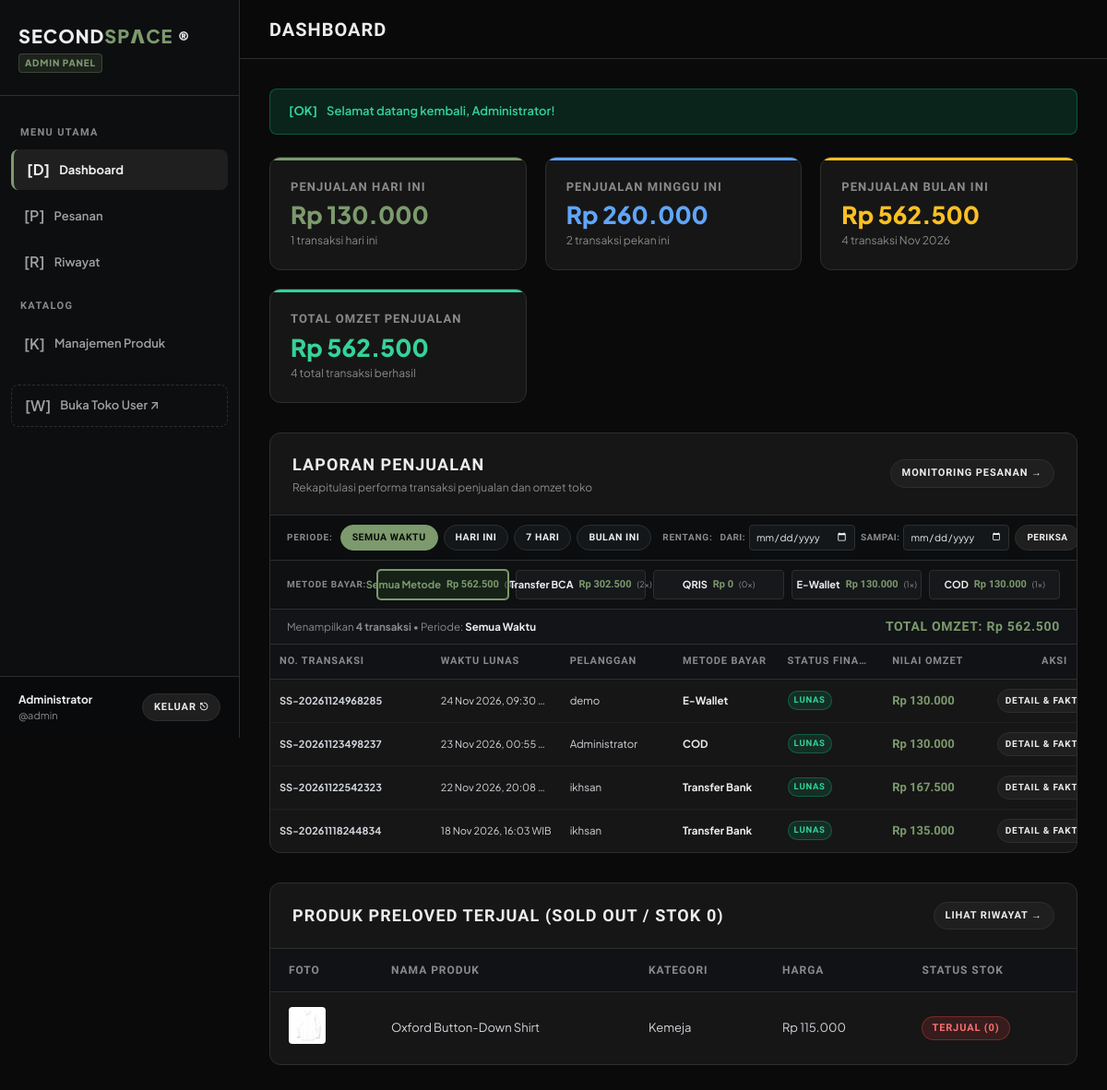
/admin/index.php (signed in), run on the app's committed database.
### tables this page shows
CREATE TABLE `orders` (
  `id` int(11) NOT NULL AUTO_INCREMENT,
  `user_id` int(11) NOT NULL,
  `order_code` varchar(50) DEFAULT NULL,
  `address_id` int(11) DEFAULT NULL,
  `subtotal` decimal(12,2) DEFAULT NULL,
  `shipping` decimal(12,2) DEFAULT NULL,
  `total` decimal(12,2) DEFAULT NULL,
  `payment_method` varchar(50) DEFAULT NULL,
  `proof_image` varchar(255) DEFAULT NULL,
  `payment_notes` text DEFAULT NULL,
  `payment_status` enum('Belum Bayar','Menunggu Pembayaran','Menunggu Konfirmasi','Menunggu Verifikasi','Dibayar','Terverifikasi','Ditolak','Selesai','Dibatalkan') NOT NULL DEFAULT 'Menunggu Pembayaran',
  `order_status` enum('Menunggu Pembayaran','Diproses','Dikirim','Selesai','Dibatalkan') NOT NULL DEFAULT 'Menunggu Pembayaran',
  `notes` text DEFAULT NULL,
  `shipping_courier` varchar(50) DEFAULT NULL,
  `tracking_number` varchar(100) DEFAULT NULL,
  `created_at` timestamp NULL DEFAULT current_timestamp(),
  PRIMARY KEY (`id`),
  KEY `idx_order_code` (`order_code`),
  KEY `idx_order_status` (`order_status`),
  KEY `idx_payment_status` (`payment_status`),
  KEY `idx_orders_created` (`created_at`),
  KEY `fk_orders_user` (`user_id`),
  CONSTRAINT `fk_orders_user` FOREIGN KEY (`user_id`) REFERENCES `users` (`id`) ON DELETE NO ACTION ON UPDATE CASCADE
);

CREATE TABLE `users` (
  `id` int(11) NOT NULL AUTO_INCREMENT,
  `name` varchar(100) NOT NULL,
  `username` varchar(50) NOT NULL,
  `password` varchar(255) NOT NULL,
  `role` varchar(20) DEFAULT 'user',
  `created_at` timestamp NULL DEFAULT current_timestamp(),
  PRIMARY KEY (`id`),
  UNIQUE KEY `username` (`username`)
);

CREATE TABLE `products` (
  `id` int(11) NOT NULL AUTO_INCREMENT,
  `name` varchar(255) NOT NULL,
  `category` varchar(50) NOT NULL,
  `brand` varchar(100) DEFAULT 'No Brand',
  `price` decimal(12,2) NOT NULL,
  `stock` int(11) NOT NULL DEFAULT 1,
  `condition` enum('Seperti Baru','Bagus','Ada Minus') NOT NULL DEFAULT 'Bagus',
  `image` varchar(255) DEFAULT NULL,
  `description` text DEFAULT NULL,
  `material` varchar(100) DEFAULT NULL,
  `size` varchar(50) DEFAULT NULL,
  `sku` varchar(50) DEFAULT NULL,
  `created_at` timestamp NULL DEFAULT current_timestamp(),
  PRIMARY KEY (`id`),
  UNIQUE KEY `sku` (`sku`),
  KEY `idx_product_category` (`category`)
);

### admin/index.php (the view, shortened to what the rows shown need)
<?php
require_once __DIR__ . '/../shared/koneksi.php';
require_once __DIR__ . '/../shared/fungsi.php';
$salesBaseCondition = "(o.payment_status IN ('Dibayar', 'Terverifikasi', 'Selesai') OR o.order_status = 'Selesai')";
$whereSales = [$salesBaseCondition];
$whereSalesSql = implode(" AND ", $whereSales);
$salesStmt = $conn->prepare("
    SELECT o.id, o.order_code, o.total, o.order_status, o.payment_status, o.payment_method, o.created_at, u.name as customer_name
    FROM orders o
    LEFT JOIN users u ON o.user_id = u.id
    WHERE {$whereSalesSql}
    ORDER BY o.id DESC
    LIMIT 50
");
$salesStmt->execute();
$salesRes = $salesStmt->get_result();
$salesOrders = [];
while ($so = $salesRes->fetch_assoc()) {
    $salesOrders[] = $so;
}
$qSold = $conn->query("
    SELECT id, sku, name, category, price, image
    FROM products
    WHERE stock <= 0
    ORDER BY id DESC
    LIMIT 5
");
$soldOutProducts = [];
if ($qSold) {
    while ($r = $qSold->fetch_assoc()) {
        $soldOutProducts[] = $r;
    }
}
?>
<!DOCTYPE html>
<html lang="id">
<head>
    <link rel="stylesheet" href="css/admin.css">
</head>
<body>
<div class="admin-wrapper">
    <main class="admin-main">
        <header class="admin-topbar">
            <h1 class="topbar-title">Dashboard</h1>
        </header>
        <div class="admin-content">
            <div class="table-card">
                <div class="table-header">
                    <div>
                        <h2 class="table-title">Laporan Penjualan</h2>
                    </div>
                </div>
                <div class="table-responsive" style="overflow-x: hidden;">
                    <table class="admin-table sales-report-table">
                        <thead>
                            <tr>
                                <th style="width: 20%;">No. Transaksi</th>
                                <th style="width: 16%;">Waktu Lunas</th>
                                <th style="width: 14%;">Pelanggan</th>
                                <th style="width: 13%;">Metode Bayar</th>
                                <th style="width: 13%;">Status Finansial</th>
                                <th style="width: 13%;">Nilai Omzet</th>
                                <th style="width: 11%; text-align: right;">Aksi</th>
                            </tr>
                        </thead>
                        <tbody>
                            <?php if (empty($salesOrders)): ?>
                                <tr>
                                    <td colspan="7" style="text-align: center; color: var(--mu); padding: 40px 20px;">
                                        <div style="font-size: 14px; font-weight: bold; margin-bottom: 8px; color: var(--accent);">[RINGKASAN]</div>
                                        <div style="font-weight: 700; color: var(--tx); font-size: 14px; margin-bottom: 4px;">Tidak Ada Transaksi Penjualan Terverifikasi</div>
                                        <div style="font-size: 13px; color: var(--mu); margin-bottom: 14px;">
                                            Tabel laporan penjualan ini khusus mencatat transaksi yang sudah dibayar/lunas. Pesanan yang belum bayar atau sedang diproses kurir dapat dipantau di halaman pesanan.
                                        </div>
                                        <a href="pesanan.php" class="btn btn-secondary btn-sm">Buka Halaman Monitoring Pesanan &rarr;</a>
                                    </td>
                                </tr>
                            <?php else: ?>
                                <?php foreach ($salesOrders as $so): ?>
                                    <tr>
                                        <td><strong style="font-size: 11px; word-break: break-all;"><?= htmlspecialchars($so['order_code']) ?></strong></td>
                                        <td><span style="font-size: 11px; white-space: nowrap;"><?= date('d M Y, H:i', strtotime($so['created_at'])) ?> WIB</span></td>
                                        <td><span style="font-size: 11.5px;"><?= htmlspecialchars($so['customer_name'] ?? 'Pelanggan') ?></span></td>
                                        <td>
                                            <span style="font-weight: 700; color: var(--tx); font-size: 11.5px;">
                                                <?= htmlspecialchars($so['payment_method'] ?? 'Transfer') ?>
                                            </span>
                                        </td>
                                        <td>
                                            <span class="badge-status status-success" style="font-size: 9.5px; padding: 2px 6px; font-weight: 800; white-space: nowrap;">
                                                LUNAS
                                            </span>
                                        </td>
                                        <td><strong style="color: var(--ac); font-size: 13px; font-family: var(--display-font);"><?= format_rupiah($so['total']) ?></strong></td>
                                        <td style="text-align: right;">
                                            <a href="detail_pesanan.php?id=<?= $so['id'] ?>" class="btn btn-secondary btn-sm" style="height: 26px; padding: 0 8px; font-size: 10px; line-height: 24px; white-space: nowrap;">Detail & Faktur</a>
                                        </td>
                                    </tr>
                                <?php endforeach; ?>
                            <?php endif; ?>
                        </tbody>
                    </table>
                </div>
            </div>
            <div class="table-card">
                <div class="table-header">
                    <h2 class="table-title">Produk Preloved Terjual (Sold Out / Stok 0)</h2>
                </div>
                <div class="table-responsive">
                    <table class="admin-table">
                        <thead>
                            <tr>
                                <th>Foto</th>
                                <th>Nama Produk</th>
                                <th>Kategori</th>
                                <th>Harga</th>
                                <th>Status Stok</th>
                            </tr>
                        </thead>
                        <tbody>
                            <?php if (empty($soldOutProducts)): ?>
                                <tr>
                                    <td colspan="5" style="text-align: center; color: var(--mu); padding: 24px;">
                                        Saat ini semua produk memiliki persediaan aktif (1 stok).
                                    </td>
                                </tr>
                            <?php else: ?>
                                <?php foreach ($soldOutProducts as $sp): ?>
                                    <tr>
                                        <td>
                                            <img src="../images/<?= htmlspecialchars($sp['image']) ?>" alt="Thumbnail" width="40" height="40" style="object-fit: cover; border-radius: 4px;">
                                        </td>
                                        <td><?= htmlspecialchars($sp['name']) ?></td>
                                        <td><?= htmlspecialchars($sp['category']) ?></td>
                                        <td><?= format_rupiah($sp['price']) ?></td>
                                        <td><span class="badge-status status-danger">TERJUAL (0)</span></td>
                                    </tr>
                                <?php endforeach; ?>
                            <?php endif; ?>
                        </tbody>
                    </table>
                </div>
            </div>
        </div>
    </main>
</div>
</body>
</html>

### data on the page
orders: order_code "SS-20261124968285", created_at "24 Nov 2026, 09:30", user.name "demo", payment_method "E-Wallet", total "Rp 130.000"
orders: order_code "SS-20261123498237", created_at "23 Nov 2026, 00:55", user.name "Administrator", payment_method "COD", total "Rp 130.000"
orders: order_code "SS-20261122542323", created_at "22 Nov 2026, 20:08", user.name "ikhsan", payment_method "Transfer Bank", total "Rp 167.500"
orders: order_code "SS-20261118244834", created_at "18 Nov 2026, 16:03", user.name "ikhsan", payment_method "Transfer Bank", total "Rp 135.000"
products: image (picture), name "Oxford Button-Down Shirt", category "Kemeja", price "Rp 115.000"

### other printed values
$_SESSION['name'] "Administrator"
$_SESSION['username'] "admin"
$successMsg "Selamat datang kembali, Administrator!"
format_rupiah($salesHariIni['omzet']) "Rp 130.000"
$salesHariIni['count'] "1"
format_rupiah($salesMingguIni['omzet']) "Rp 260.000"
$salesMingguIni['count'] "2"
format_rupiah($salesBulanIni['omzet']) "Rp 562.500"
$salesBulanIni['count'] "4"
format_rupiah($salesTotal['omzet']) "Rp 562.500"
$salesTotal['count'] "4"
format_rupiah($totalPeriodOmzet) "Rp 562.500"
$totalPeriodCount "4"
$ms['label'] "Transfer BCA"
format_rupiah($ms['omzet']) "Rp 302.500"
